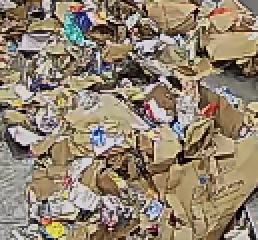
#> input picture easysort/services/dev/verdis/reference/cardboard.png, 129 x 120 px (shown 2 times larger); its folder holds only this picture in this run
$ python test_poly_crop_view.py --image reference/cardboard.png
#> lines starting #> are read from the running program, lines starting #| are printed output that depends on the picture; after the words box and inside, x2 and y2 are one past the last pixel; in counts of white or black regions, pixels touching at a corner belong together
### easysort/services/dev/verdis/belt.py

from pathlib import Path
from typing import List, Optional
import json
from PIL import Image
import numpy as np
import cv2
import time
from concurrent.futures import ThreadPoolExecutor, as_completed
from tqdm import tqdm
import argparse
import base64

from easysort.services.dev.trainer.openai import OpenAITrainer, TrainerConfig
from easysort.services.verdis.runner import VerdisRunner
from easysort.services.dev.verdis.prompts import waste_type_belt_prompt, WasteTypeBeltJsonSchema


class VerdisBeltHandler:
    """
    Given a video path, this class will:
    - Split up into relevant sections
    - Detect the type of waste on the belt
    - Detect if the belt is moving or not
    - From those two classifications infer what the correct classification is
    - [Optionally] Be able to validate the classifications
    """

    # [4 lines left out: function __init__, not called in this run]

    # Hardcoded polygon (belt region) provided by user
    # Coordinates are (x, y)
    POLY_POINTS = [
        (1418, 1512), (1019, 1502), (900, 704), (873, 76), (1000, 78), (1099, 747), (1406, 1510)
    ]

    @staticmethod
    def _poly_crop_to_b64(image_path: Path, points: List[tuple[int, int]]) -> str:
        im = cv2.imread(str(image_path))
#> im is the input picture: shape (120, 129, 3); mean B, G, R 111.6, 130.6, 145
        if im is None:
            return ""
        h, w = im.shape[:2]
#> h = 120; w = 129
        # Clamp points to image
        pts = np.array([[max(0, min(w - 1, int(x))), max(0, min(h - 1, int(y)))] for x, y in points], dtype=np.int32)
        mask = np.zeros((h, w), dtype=np.uint8)
        if len(pts) >= 3:
            cv2.fillPoly(mask, [pts], 255)
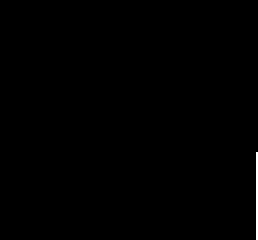
#> mask: shape (120, 129) (shown 2 times larger); 0.28% white in thin lines or dots, all inside (x1, y1, x2, y2) = (128, 76, 129, 120)
        # Dim everything, then restore original inside polygon and draw a border to guide attention
        dim = (im * 0.25).astype(np.uint8)
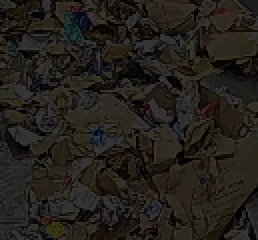
#> dim: shape (120, 129, 3) (shown 2 times larger); mean B, G, R 27.5, 32.3, 35.9
        highlighted = dim.copy()
        highlighted[mask == 255] = im[mask == 255]
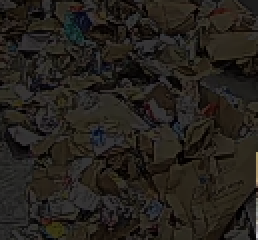
#> highlighted: shape (120, 129, 3) (shown 2 times larger); 0.28% of pixels changed, all inside (x1, y1, x2, y2) = (128, 76, 129, 120)
        cv2.polylines(highlighted, [pts], True, (0, 255, 255), 2)
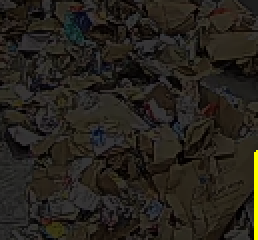
#> highlighted: shape (120, 129, 3) (shown 2 times larger); 0.57% of pixels changed, all inside (x1, y1, x2, y2) = (127, 75, 129, 120)
        # Keep original dimensions to preserve scale/context
        ok, buf = cv2.imencode('.jpg', highlighted, [int(cv2.IMWRITE_JPEG_QUALITY), 90])
#> buf = 6905 values, max 255 at index 0, min 0 at index 4, mean 122.7
        if not ok:
            return ""
        return base64.b64encode(buf.tobytes()).decode('utf-8')

    # [106 lines left out: functions _load_reference_images, detect_waste_type, _belt_crop_image, detect_belt_moving, not called in this run]

    def validate_classification(self, classification: str) -> bool:

        pass

    # [167 lines left out: functions run, view_group, not called in this run]


# [22 lines that do not run on import are left out]

### easysort/services/dev/verdis/test_poly_crop_view.py
import argparse
from pathlib import Path
from typing import List, Tuple

import cv2
import numpy as np
import base64

from easysort.services.dev.verdis.belt import VerdisBeltHandler


# Use the exact same polygon as the production code
POLY_POINTS: List[Tuple[int, int]] = VerdisBeltHandler.POLY_POINTS  # type: ignore


def poly_crop(image_path: Path, points: List[Tuple[int, int]]) -> np.ndarray:
    # Call the production helper used before sending to OpenAI
    b64 = VerdisBeltHandler._poly_crop_to_b64(image_path, points)  # type: ignore
    if not b64:
        raise SystemExit("poly crop returned empty image")
    buf = np.frombuffer(base64.b64decode(b64), dtype=np.uint8)
    cropped = cv2.imdecode(buf, cv2.IMREAD_COLOR)
    if cropped is None:
        raise SystemExit("failed to decode cropped image")
    return cropped


def main() -> None:
    ap = argparse.ArgumentParser(description="Preview hardcoded polygon crop for a given image")
    ap.add_argument("--image", type=str, required=True)
    args = ap.parse_args()
    p = Path(args.image)
    cropped = poly_crop(p, POLY_POINTS)
    im = cv2.imread(str(p))
    h, w = im.shape[:2]
#> h = 120; w = 129
    pts = np.array(POLY_POINTS, dtype=np.int32)
    overlay = im.copy()
    cv2.polylines(overlay, [pts], True, (0, 255, 255), 2)
    # Keep true dimensions side-by-side; right shows highlighted image (dimmed outside)
    vis = cv2.hconcat([overlay, cropped])
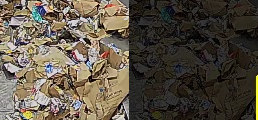
#> vis: shape (120, 258, 3); mean B, G, R 69.5, 82.1, 91
    cv2.namedWindow("PolyCrop Preview (left=overlay, right=cropped)", cv2.WINDOW_NORMAL)
    cv2.imshow("PolyCrop Preview (left=overlay, right=cropped)", vis)
    cv2.waitKey(0)
    cv2.destroyAllWindows()


if __name__ == "__main__":
    main()

$ run again, on easysort/services/dev/verdis/reference/folie.png
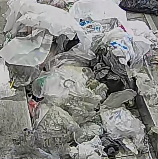
#> input picture easysort/services/dev/verdis/reference/folie.png, 158 x 159 px
#> in _poly_crop_to_b64, im is the input picture: shape (159, 158, 3); mean B, G, R 132.7, 135, 135
#> mask: shape (159, 158); 0.33% white in thin lines or dots, all inside (x1, y1, x2, y2) = (157, 76, 158, 159)
#> in _poly_crop_to_b64, `cv2.polylines(highlighted, [pts], True, (0, 255, 255), 2)`:
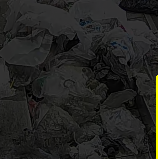
#> highlighted: shape (159, 158, 3); mean B, G, R 32.6, 34.9, 34.9
#> in _poly_crop_to_b64, `ok, buf = cv2.imencode('.jpg', highlighted, [int(cv2.IMWRITE_JPEG_QUAL..`: buf = 8286 values, max 255 at index 0, min 0 at index 4, mean 122.3
#> in main, `vis = cv2.hconcat([overlay, cropped])`:
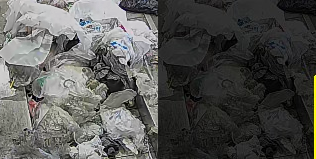
#> vis: shape (159, 316, 3); mean B, G, R 82.6, 85, 84.9
